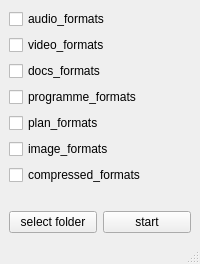
<?xml version="1.0" encoding="UTF-8"?>
<ui version="4.0">
 <class>MainWindow</class>
 <widget class="QMainWindow" name="MainWindow">
  <property name="windowTitle">
   <string notr="true">ORGANIZER</string>
  </property>
  <widget class="QWidget" name="centralwidget">
   <layout class="QGridLayout" name="gridLayout">
    <item row="0" column="0" colspan="2">
     <layout class="QVBoxLayout" name="verticalLayout">
      <item>
       <widget class="QCheckBox" name="checkBox_2">
        <property name="text">
         <string>audio_formats</string>
        </property>
       </widget>
      </item>
      <item>
       <widget class="QCheckBox" name="checkBox_3">
        <property name="text">
         <string>video_formats</string>
        </property>
       </widget>
      </item>
      <item>
       <widget class="QCheckBox" name="checkBox_4">
        <property name="text">
         <string>docs_formats</string>
        </property>
       </widget>
      </item>
      <item>
       <widget class="QCheckBox" name="checkBox_5">
        <property name="text">
         <string>programme_formats</string>
        </property>
       </widget>
      </item>
      <item>
       <widget class="QCheckBox" name="checkBox_6">
        <property name="text">
         <string>plan_formats</string>
        </property>
       </widget>
      </item>
      <item>
       <widget class="QCheckBox" name="checkBox">
        <property name="text">
         <string>image_formats</string>
        </property>
       </widget>
      </item>
      <item>
       <widget class="QCheckBox" name="checkBox_7">
        <property name="text">
         <string>compressed_formats</string>
        </property>
       </widget>
      </item>
     </layout>
    </item>
    <item row="1" column="0" colspan="2">
     <widget class="QLabel" name="label">
      <property name="text">
       <string/>
      </property>
     </widget>
    </item>
    <item row="2" column="0">
     <widget class="QPushButton" name="pushButton">
      <property name="text">
       <string>select folder</string>
      </property>
     </widget>
    </item>
    <item row="2" column="1">
     <widget class="QPushButton" name="pushButton_2">
      <property name="text">
       <string>start</string>
      </property>
     </widget>
    </item>
   </layout>
  </widget>
  <widget class="QStatusBar" name="statusbar"/>
 </widget>
 <resources/>
 <connections/>
</ui>
